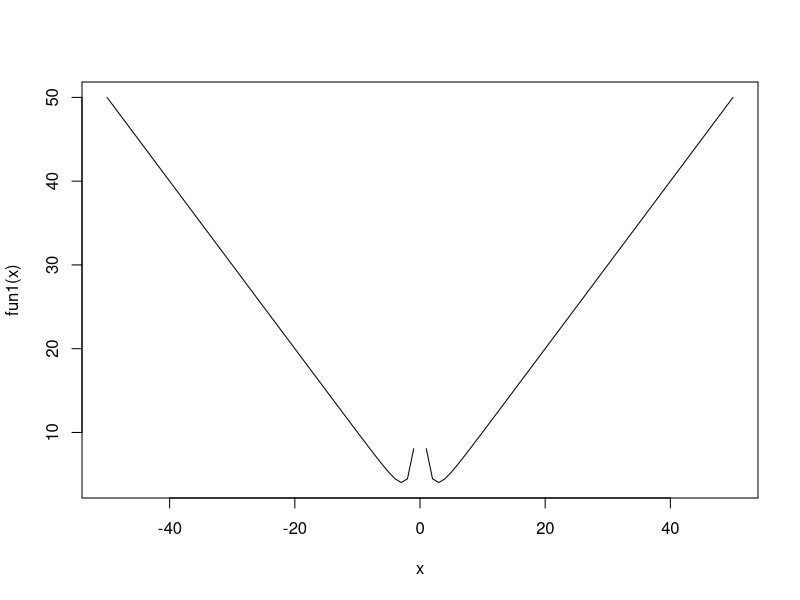
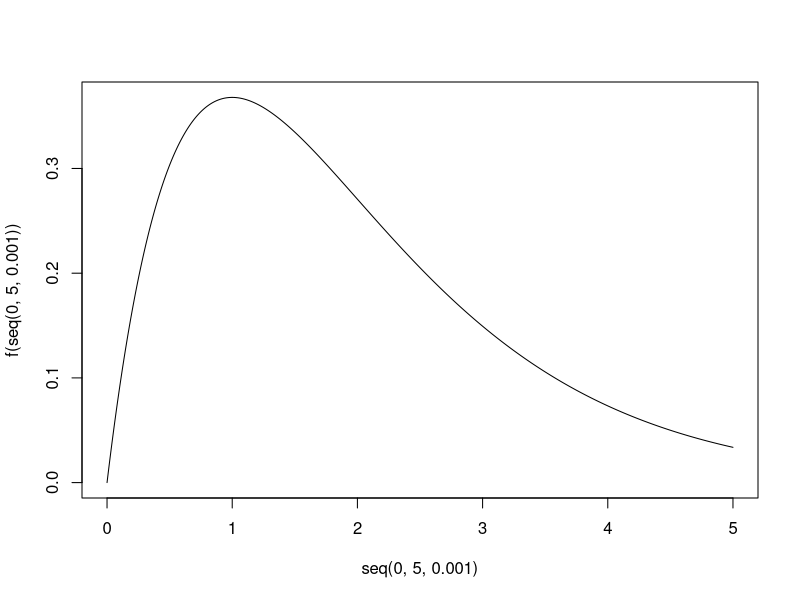
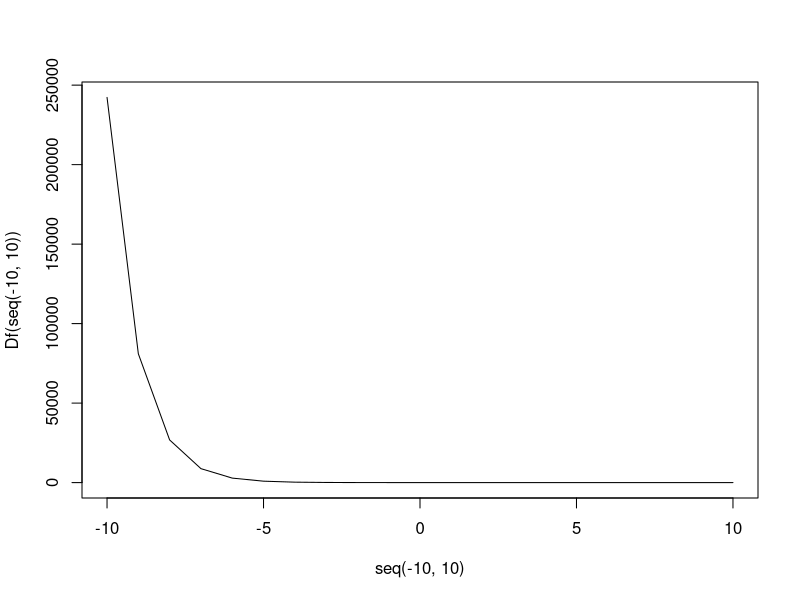

Reproduce these figures in R, in order. (Note: this script raises an error after producing the figures.)
fun1 <- function(x){
  sqrt((8/x)^2 + x^2)
}

x <- seq(-50,50)

plot(x, fun1(x), type = "l")

f <- function(x){
  ((0.5*((x^2+64*x^-2)^-0.5))*(-128/x^3 + 2*x))
}

uniroot(f, interval = c(1,100))$root

sqrt(8)

f <- function(x){x*exp(-x)}
Df <- function(x){1*exp(-x) - x*(exp(-x))}
D2f <- function(x){-2*exp(-x) + x*exp(-x)}

uniroot(Df, c(-10,10))$root

plot(seq(0,5,.001), f(seq(0,5,.001)), type = "l")
plot(seq(-10,10), Df(seq(-10,10)), type = "l")
p
lot(seq(-10,10), D2f(seq(-10,10)), type = "l")

g <- function(x){x*(1-x)}
Dg <- function(x){1-2*x}
D2g <- function(x){0*x-2} #Is the zero important?
